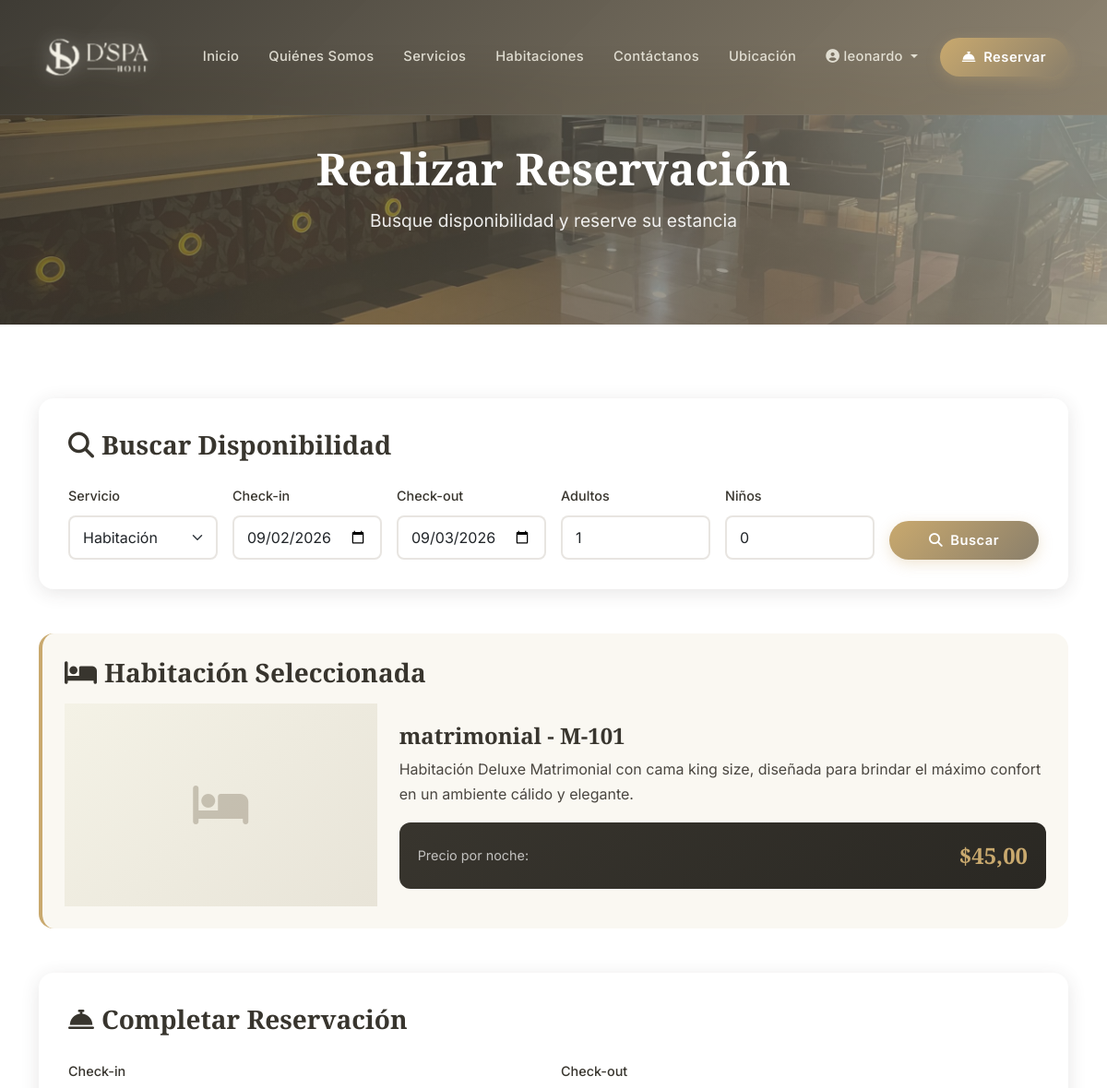
The app's page /reservations/booking/?room_id=1 (signed in, upper part), older data.
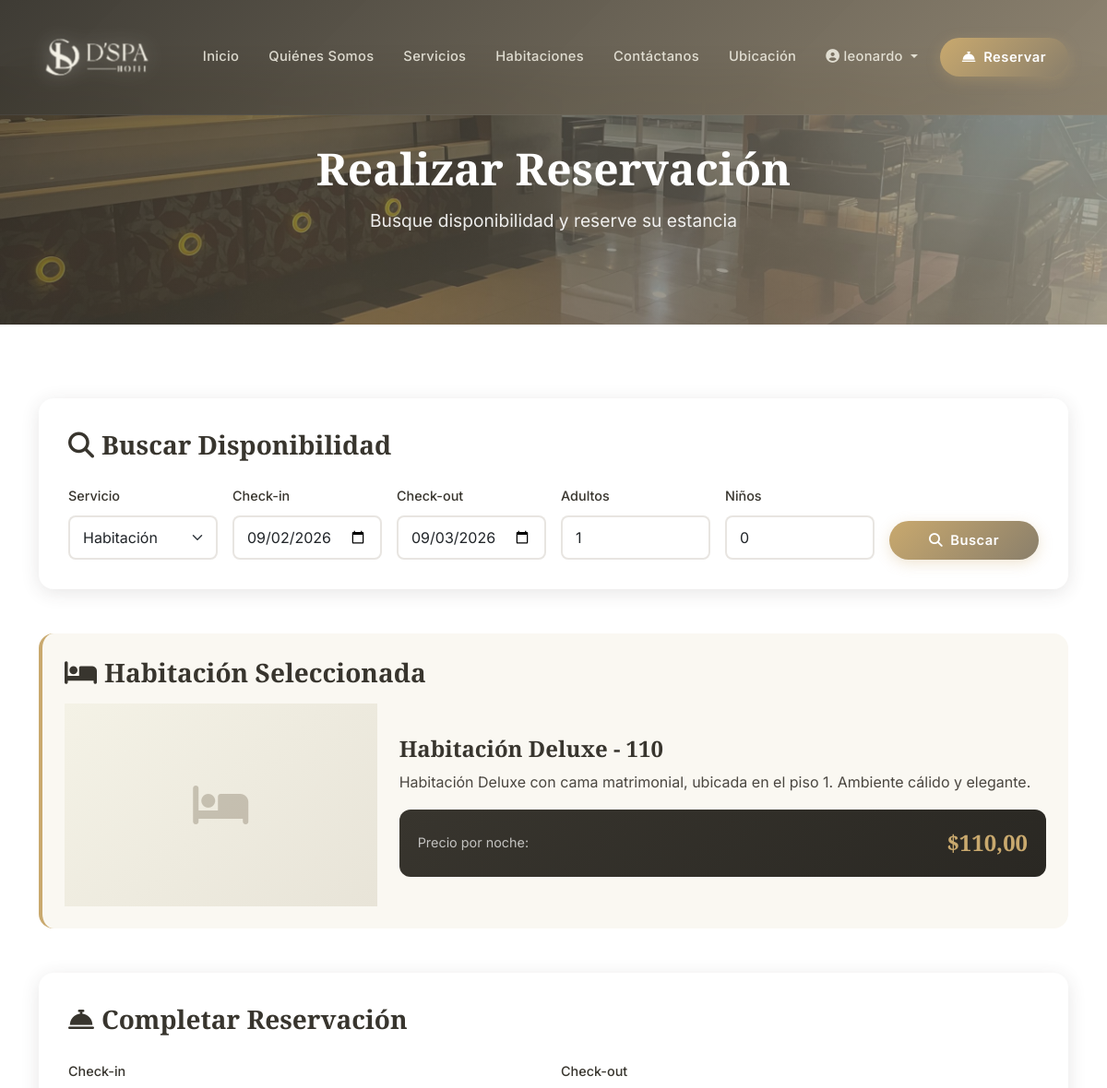
The same page, newer data.
### core/models.py (models this page shows, shortened)
class Room(models.Model):
    ROOM_TYPES = [
        ('doble', 'Habitación Doble'),
        ('deluxe', 'Habitación Deluxe'),
    ]
    STATUS_CHOICES = [
        ('available', 'Disponible'),
        ('occupied', 'Ocupada'),
        ('maintenance', 'Mantenimiento'),
        ('reserved', 'Reservada'),
    ]
    SALES_CHANNEL_CHOICES = [
        ('web', 'Portal Web'),
        ('puerta', 'Venta por Puerta'),
    ]
    room_type = models.CharField(max_length=20, choices=ROOM_TYPES, verbose_name="Tipo")
    room_number = models.CharField(max_length=10, unique=True, verbose_name="Número")
    floor = models.IntegerField(default=1, verbose_name="Piso")
    description = models.TextField(verbose_name="Descripción")
    detailed_description = models.TextField(verbose_name="Descripción Detallada", help_text="Incluir amenities y características")
    capacity_adults = models.IntegerField(default=2, verbose_name="Capacidad Adultos")
    capacity_children = models.IntegerField(default=0, verbose_name="Capacidad Niños")
    price_per_night = models.DecimalField(max_digits=10, decimal_places=2, verbose_name="Precio por Noche", help_text="Precio base en USD (sin IVA)")
    extra_guest_fee = models.DecimalField(max_digits=10, decimal_places=2, default=0, verbose_name="Cargo por Persona Adicional", help_text="Aplica para hab. dobles ($20 por persona adicional)")
    status = models.CharField(max_length=20, choices=STATUS_CHOICES, default='available', verbose_name="Estado")
    sales_channel = models.CharField(max_length=20, choices=SALES_CHANNEL_CHOICES, default='web', verbose_name="Canal de Venta", help_text="Las habitaciones de 'Puerta' no se muestran en el portal web")
    has_terrace = models.BooleanField(default=True, verbose_name="Terraza")
    has_safe = models.BooleanField(default=True, verbose_name="Caja Fuerte")
    has_tv = models.BooleanField(default=True, verbose_name="TV")
    has_closet = models.BooleanField(default=True, verbose_name="Closet")
    has_minibar = models.BooleanField(default=False, verbose_name="Mini Nevera")
    has_balcony = models.BooleanField(default=False, verbose_name="Balcón")
    is_active = models.BooleanField(default=True, verbose_name="Activa")
    class Meta:
        ordering = ['room_type', 'room_number']
        verbose_name = "Habitación"
        verbose_name_plural = "Habitaciones"

### reservations/views.py (the view)
# urls.py: path('booking/', views.booking, name='booking'),
@login_required
def booking(request):
    today = datetime.now().date()
    rooms = Room.objects.filter(is_active=True)
    room_id = request.GET.get('room_id')
    service_type = request.GET.get('service_type', 'room')
    selected_room = None
    if room_id:
        selected_room = Room.objects.filter(id=room_id).first()
    context = {
        'today': today.strftime('%Y-%m-%d'),
        'rooms': rooms,
        'selected_room': selected_room,
        'service_type': service_type,
        'service_choices': Reservation.SERVICE_CHOICES,
    }
    return render(request, 'reservations/booking.html', context)

### reservations/templates/reservations/booking.html (shortened to what the changed rows need)
{% extends 'core/base.html' %}
{% load static %}
{% block content %}
<section class="page-hero page-hero-sm">
    <div class="page-hero-content">
        <h1>Realizar Reservación</h1>
    </div>
</section>
<section class="section-padding">
    <div class="container">
        {% if selected_room %}
        <div class="booking-selected-room mb-5">
            <h3 class="mb-3"><i class="fas fa-bed me-2"></i>Habitación Seleccionada</h3>
            <div class="row g-4 align-items-center">
                <div class="col-md-4">
                    {% if selected_room.images.first %}
                    <img src="{{ selected_room.images.first.image.url }}" alt="{{ selected_room }}" class="img-fluid rounded-3">
                    {% else %}
                    <div class="room-placeholder"><i class="fas fa-bed"></i></div>
                    {% endif %}
                </div>
                <div class="col-md-8">
                    <h4>{{ selected_room.get_room_type_display }} - {{ selected_room.room_number }}</h4>
                    <p>{{ selected_room.description }}</p>
                    <div class="room-price-display">
                        <span class="price-label">Precio por noche:</span>
                        <span class="price-amount">${{ selected_room.price_per_night }}</span>
                    </div>
                </div>
            </div>
        </div>
        {% endif %}
    </div>
</section>
{% endblock %}

Row changes from the older to the newer data that the page shows:
changed Room: room_type "matrimonial" → "Habitación Deluxe"; room_number "M-101" → "110"; description "Habitación Deluxe Matrimonial con cama king size, diseñada para brindar el máximo confort en un ambiente cálido y elegante." → "Habitación Deluxe con cama matrimonial, ubicada en el piso 1. Ambiente cálido y elegante."; price_per_night "45,00" → "110,00"
